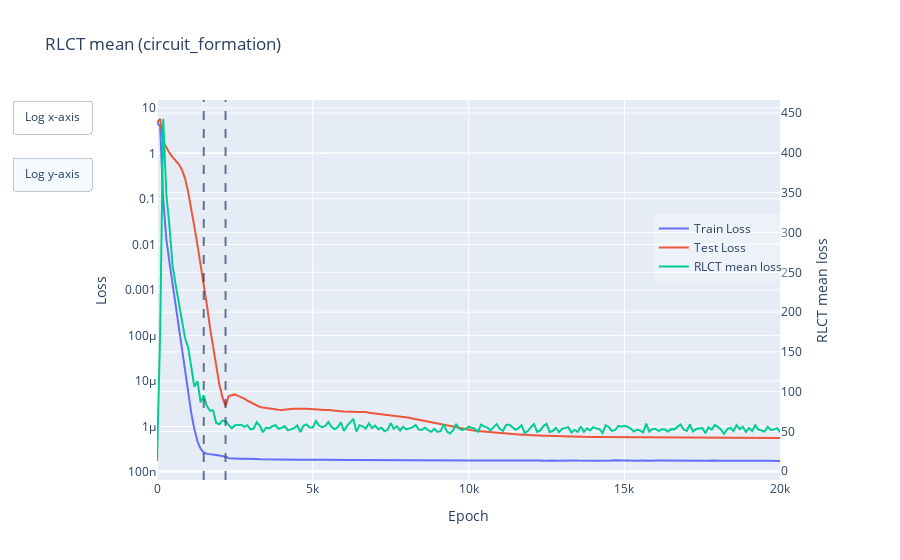
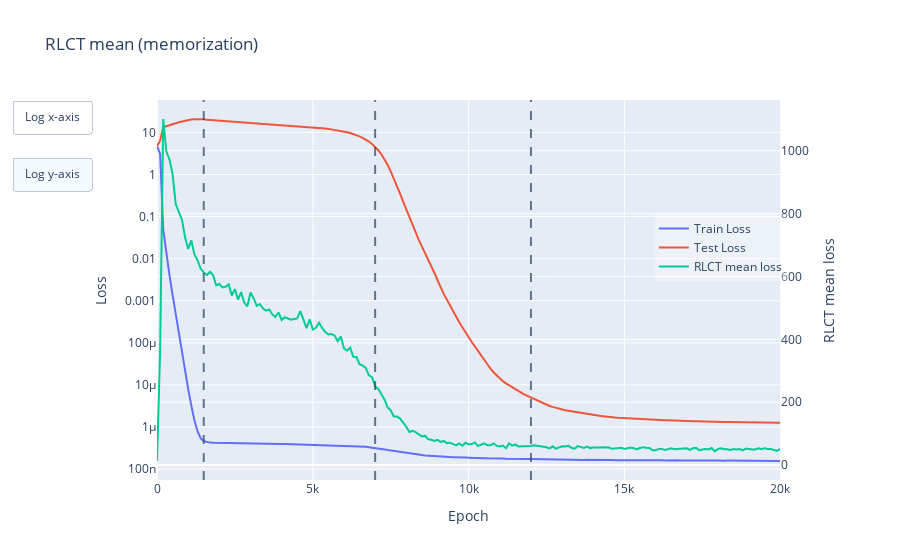
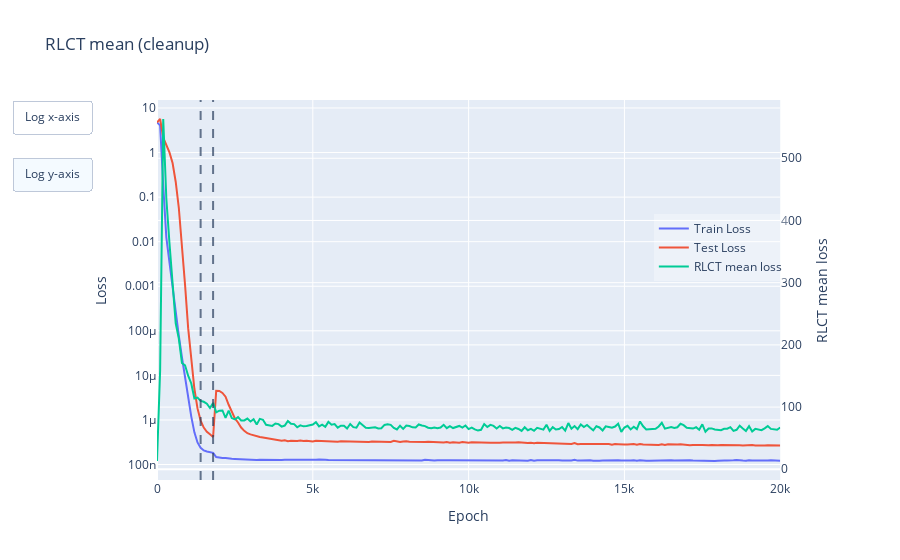

Source (notebook cell) for these figures, in order:
### Code cell
for subdir in subdirs:
    subdir_strip = '_'.join(subdir.split('_')[:-1])
    folder_root =  high_level_root/root_folder/subdir
    save_dict = torch.load(folder_root/"final.pth", map_location=torch.device('cpu'))
    evals_over_time = torch.load(folder_root/"evals_over_time.pt")

    test_losses = [save_dict['test_losses'][epoch] for epoch in epochs]
    train_losses = [save_dict['train_losses'][epoch] for epoch in epochs]
    legend_in_plot_dict = {'xanchor': 'right',
     'x': 0.95,
     'title': '',
     'orientation': 'v',
     'y': .7,
     'yanchor': 'top',
     'bgcolor': 'rgba(255, 255, 255, 0.3)'}
    fig = lines([train_losses,  test_losses],
          line_labels=['Train Loss', 'Test Loss'],
                # labels=['Excluded Loss', 'Train Loss', 'Test Loss'],
          title='RLCT mean' + f' ({subdir_strip})',
          log_y=True,
          x=epochs,
          xaxis='Epoch',
          yaxis='Loss',
          return_fig = True,
               secondary_y = evals_over_time['rlct/mean'],
               secondary_label = "RLCT mean loss")
    fig.update_layout(legend=legend_in_plot_dict)
    # fig.show("vscode+colab")
    # write_image(fig, f'rlct_{subdir_strip}')
    positions = pos_dict[subdir_strip]
    
    for pos in positions:
        fig.add_vline(pos,
                      line_dash='dash',
                      opacity=0.7)
    add_axis_toggle(fig.layout, 'x')
    add_axis_toggle(fig.layout, 'y')
    # fig.show("vscode+colab")
    write_image(fig, f'rlct_{subdir_strip}')

### Figure 1 — Plotly figure (JSON) as saved in the notebook; plotly's stock layout.template omitted (floating-point values rounded to 4 significant figures; data arrays with more than 128 entries replaced by an {"elided": "..."} marker saying what was removed)
{"data": [{"mode": "lines", "name": "Train Loss", "type": "scatter", "x": {"elided": "201 int values"}, "y": {"elided": "201 float values"}}, {"mode": "lines", "name": "Test Loss", "type": "scatter", "x": {"elided": "201 int values"}, "y": {"elided": "201 float values"}}, {"name": "RLCT mean loss", "type": "scatter", "x": {"elided": "201 int values"}, "xaxis": "x", "y": {"elided": "201 float values"}, "yaxis": "y2"}], "layout": {"autosize": true, "legend": {"bgcolor": "rgba(255, 255, 255, 0.3)", "orientation": "v", "title": {"text": ""}, "x": 0.95, "xanchor": "right", "y": 0.7, "yanchor": "top"}, "shapes": [{"line": {"dash": "dash"}, "opacity": 0.7, "type": "line", "x0": 1500, "x1": 1500, "xref": "x", "y0": 0, "y1": 1, "yref": "y domain"}, {"line": {"dash": "dash"}, "opacity": 0.7, "type": "line", "x0": 2200, "x1": 2200, "xref": "x", "y0": 0, "y1": 1, "yref": "y domain"}], "title": {"text": "RLCT mean (circuit_formation)"}, "updatemenus": [{"active": -1, "buttons": [{"args": [{"xaxis.type": "log"}], "args2": [{"xaxis.type": "linear"}], "label": "Log x-axis", "method": "relayout"}], "type": "buttons", "x": -0.1, "y": 1}, {"active": 0, "buttons": [{"args": [{"yaxis.type": "log"}], "args2": [{"yaxis.type": "linear"}], "label": "Log y-axis", "method": "relayout"}], "type": "buttons", "x": -0.1, "y": 0.85}], "xaxis": {"anchor": "y", "autorange": true, "domain": [0, 0.94], "range": [0, 20000], "title": {"text": "Epoch"}, "type": "linear"}, "yaxis": {"anchor": "x", "autorange": true, "domain": [0, 1], "range": [-7.174, 1.17], "title": {"text": "Loss"}, "type": "log"}, "yaxis2": {"anchor": "x", "autorange": true, "overlaying": "y", "range": [-11.04, 466.6], "side": "right", "title": {"text": "RLCT mean loss"}, "type": "linear"}}}

### Figure 2 — Plotly figure (JSON) as saved in the notebook; plotly's stock layout.template omitted (floating-point values rounded to 4 significant figures; data arrays with more than 128 entries replaced by an {"elided": "..."} marker saying what was removed)
{"data": [{"mode": "lines", "name": "Train Loss", "type": "scatter", "x": {"elided": "201 int values"}, "y": {"elided": "201 float values"}}, {"mode": "lines", "name": "Test Loss", "type": "scatter", "x": {"elided": "201 int values"}, "y": {"elided": "201 float values"}}, {"name": "RLCT mean loss", "type": "scatter", "x": {"elided": "201 int values"}, "xaxis": "x", "y": {"elided": "201 float values"}, "yaxis": "y2"}], "layout": {"autosize": true, "legend": {"bgcolor": "rgba(255, 255, 255, 0.3)", "orientation": "v", "title": {"text": ""}, "x": 0.95, "xanchor": "right", "y": 0.7, "yanchor": "top"}, "shapes": [{"line": {"dash": "dash"}, "opacity": 0.7, "type": "line", "x0": 1500, "x1": 1500, "xref": "x", "y0": 0, "y1": 1, "yref": "y domain"}, {"line": {"dash": "dash"}, "opacity": 0.7, "type": "line", "x0": 7000, "x1": 7000, "xref": "x", "y0": 0, "y1": 1, "yref": "y domain"}, {"line": {"dash": "dash"}, "opacity": 0.7, "type": "line", "x0": 12000, "x1": 12000, "xref": "x", "y0": 0, "y1": 1, "yref": "y domain"}], "title": {"text": "RLCT mean (memorization)"}, "updatemenus": [{"active": -1, "buttons": [{"args": [{"xaxis.type": "log"}], "args2": [{"xaxis.type": "linear"}], "label": "Log x-axis", "method": "relayout"}], "type": "buttons", "x": -0.1, "y": 1}, {"active": 0, "buttons": [{"args": [{"yaxis.type": "log"}], "args2": [{"yaxis.type": "linear"}], "label": "Log y-axis", "method": "relayout"}], "type": "buttons", "x": -0.1, "y": 0.85}], "xaxis": {"anchor": "y", "autorange": true, "domain": [0, 0.94], "range": [0, 20000], "title": {"text": "Epoch"}, "type": "linear"}, "yaxis": {"anchor": "x", "autorange": true, "domain": [0, 1], "range": [-7.259, 1.77], "title": {"text": "Loss"}, "type": "log"}, "yaxis2": {"anchor": "x", "autorange": true, "overlaying": "y", "range": [-47.37, 1162.0], "side": "right", "title": {"text": "RLCT mean loss"}, "type": "linear"}}}

### Figure 3 — Plotly figure (JSON) as saved in the notebook; plotly's stock layout.template omitted (floating-point values rounded to 4 significant figures; data arrays with more than 128 entries replaced by an {"elided": "..."} marker saying what was removed)
{"data": [{"mode": "lines", "name": "Train Loss", "type": "scatter", "x": {"elided": "201 int values"}, "y": {"elided": "201 float values"}}, {"mode": "lines", "name": "Test Loss", "type": "scatter", "x": {"elided": "201 int values"}, "y": {"elided": "201 float values"}}, {"name": "RLCT mean loss", "type": "scatter", "x": {"elided": "201 int values"}, "xaxis": "x", "y": {"elided": "201 float values"}, "yaxis": "y2"}], "layout": {"autosize": true, "legend": {"bgcolor": "rgba(255, 255, 255, 0.3)", "orientation": "v", "title": {"text": ""}, "x": 0.95, "xanchor": "right", "y": 0.7, "yanchor": "top"}, "shapes": [{"line": {"dash": "dash"}, "opacity": 0.7, "type": "line", "x0": 1400, "x1": 1400, "xref": "x", "y0": 0, "y1": 1, "yref": "y domain"}, {"line": {"dash": "dash"}, "opacity": 0.7, "type": "line", "x0": 1800, "x1": 1800, "xref": "x", "y0": 0, "y1": 1, "yref": "y domain"}], "title": {"text": "RLCT mean (cleanup)"}, "updatemenus": [{"active": -1, "buttons": [{"args": [{"xaxis.type": "log"}], "args2": [{"xaxis.type": "linear"}], "label": "Log x-axis", "method": "relayout"}], "type": "buttons", "x": -0.1, "y": 1}, {"active": 0, "buttons": [{"args": [{"yaxis.type": "log"}], "args2": [{"yaxis.type": "linear"}], "label": "Log y-axis", "method": "relayout"}], "type": "buttons", "x": -0.1, "y": 0.85}], "xaxis": {"anchor": "y", "autorange": true, "domain": [0, 0.94], "range": [0, 20000], "title": {"text": "Epoch"}, "type": "linear"}, "yaxis": {"anchor": "x", "autorange": true, "domain": [0, 1], "range": [-7.348, 1.179], "title": {"text": "Loss"}, "type": "log"}, "yaxis2": {"anchor": "x", "autorange": true, "overlaying": "y", "range": [-17.22, 593.7], "side": "right", "title": {"text": "RLCT mean loss"}, "type": "linear"}}}
